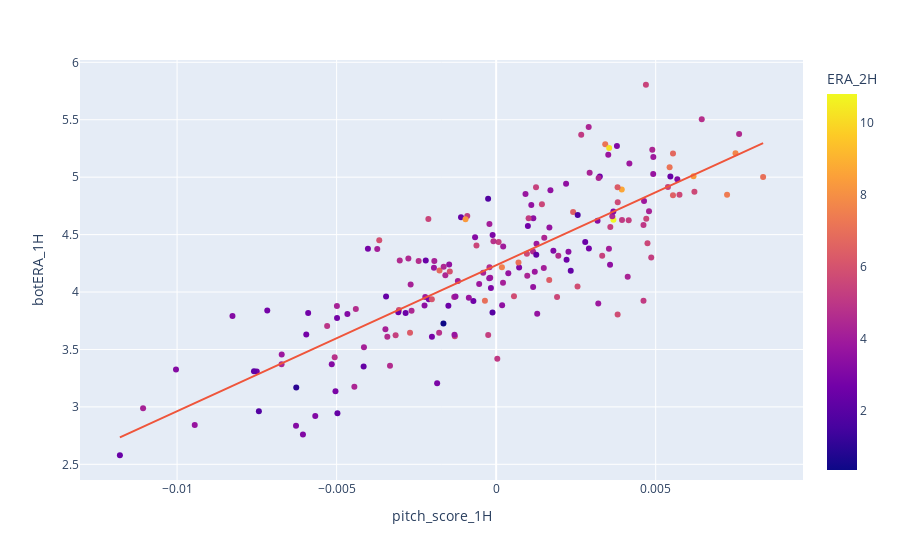

Source (notebook cell):
### Code cell
px.scatter(full, x='pitch_score_1H', y='botERA_1H', color='ERA_2H', hover_name='Name_1H', hover_data=['IP_1H', 'IP_2H'], trendline='ols')

### Figure 1 — Plotly figure (JSON) as saved in the notebook; plotly's stock layout.template omitted (floating-point values rounded to 4 significant figures; data arrays with more than 128 entries replaced by an {"elided": "..."} marker saying what was removed)
{"data": [{"customdata": {"elided": "182x2 float values"}, "hovertemplate": "<b>%{hovertext}</b><br><br>pitch_score_1H=%{x}<br>botERA_1H=%{y}<br>IP_1H=%{customdata[0]}<br>IP_2H=%{customdata[1]}<br>ERA_2H=%{marker.color}<extra></extra>", "hovertext": {"elided": "182 str values"}, "legendgroup": "", "marker": {"color": {"elided": "182 float values"}, "coloraxis": "coloraxis", "symbol": "circle"}, "mode": "markers", "name": "", "orientation": "v", "showlegend": false, "type": "scatter", "x": {"elided": "182 float values"}, "xaxis": "x", "y": {"elided": "182 float values"}, "yaxis": "y"}, {"hovertemplate": "<b>OLS trendline</b><br>botERA_1H = 127.04 * pitch_score_1H + 4.23297<br>R<sup>2</sup>=0.662810<br><br>pitch_score_1H=%{x}<br>botERA_1H=%{y} <b>(trend)</b><extra></extra>", "legendgroup": "", "marker": {"symbol": "circle"}, "mode": "lines", "name": "", "showlegend": false, "type": "scatter", "x": {"elided": "182 float values"}, "xaxis": "x", "y": {"elided": "182 float values"}, "yaxis": "y"}], "layout": {"coloraxis": {"colorbar": {"title": {"text": "ERA_2H"}}, "colorscale": [[0, "#0d0887"], [0.1111, "#46039f"], [0.2222, "#7201a8"], [0.3333, "#9c179e"], [0.4444, "#bd3786"], [0.5556, "#d8576b"], [0.6667, "#ed7953"], [0.7778, "#fb9f3a"], [0.8889, "#fdca26"], [1, "#f0f921"]]}, "legend": {"tracegroupgap": 0}, "margin": {"t": 60}, "xaxis": {"anchor": "y", "domain": [0, 1], "title": {"text": "pitch_score_1H"}}, "yaxis": {"anchor": "x", "domain": [0, 1], "title": {"text": "botERA_1H"}}}}
